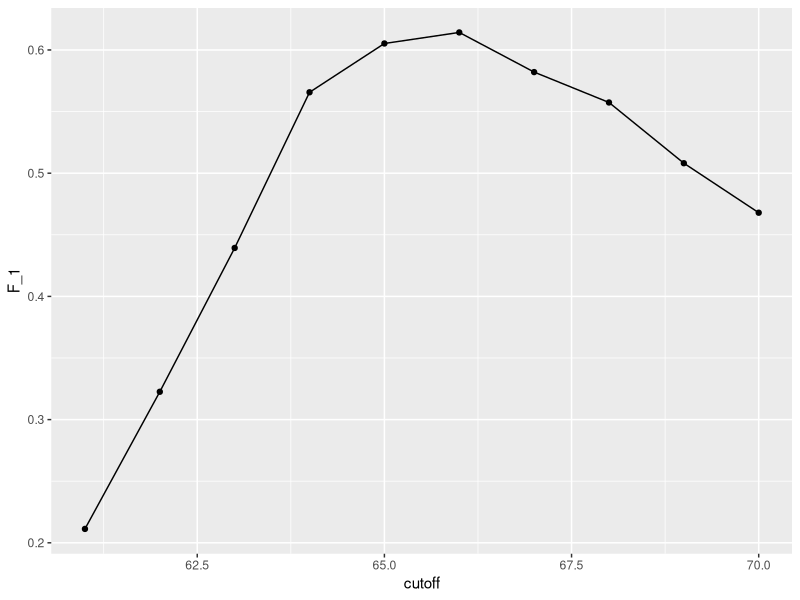

Here is the R script that generated this plot:
## ---- chunk 1
library(tidyverse)
library(caret)
library(dslabs)
data(heights)
set.seed(2, sample.kind = "Rounding")
options(digits = 3)
y = heights$sex # Categorical outcome (male or female)
x = heights$height
# Var containing index vals
test_index = createDataPartition(y, times = 1, p = 0.5, list = FALSE)
# The actual splitting of the dataset by rand. gen. index vals.
train_set = heights[-test_index, ]
test_set = heights[test_index, ]
cutoff = seq(61, 70) # Defining sequence of cutoffs
accuracy = map_dbl(cutoff, function(x) {
  y_hat = ifelse(train_set$height > x, "Male", "Female") %>% 
    factor(levels = levels(test_set$sex))
  mean(y_hat == train_set$sex)
})
best_cutoff = cutoff[which.max(accuracy)]
y_hat = ifelse(test_set$height > best_cutoff, "Male", "Female") %>%
  factor(levels = levels(test_set$sex))
prev = mean(y == "Male")
## ---- chunk 2
cutoff = seq(61, 70)
F_1 = map_dbl(cutoff, function(x) {
  y_hat = ifelse(train_set$height > x, "Male", "Female") %>% 
    factor(levels = levels(test_set$sex))
  F_meas(data = y_hat, reference = train_set$sex)
})
F_1
## ---- chunk 3
data.frame(cutoff, F_1) %>% 
  ggplot(aes(cutoff, F_1)) +
  geom_point() +
  geom_line()
## ---- chunk 4
max(F_1)
best_cutoff = cutoff[which.max(F_1)]
best_cutoff
## ---- chunk 5
y_hat = ifelse(test_set$height > best_cutoff, "Male", "Female") %>% 
  factor(levels = levels(test_set$sex))
confusionMatrix(data = y_hat, reference = test_set$sex)
